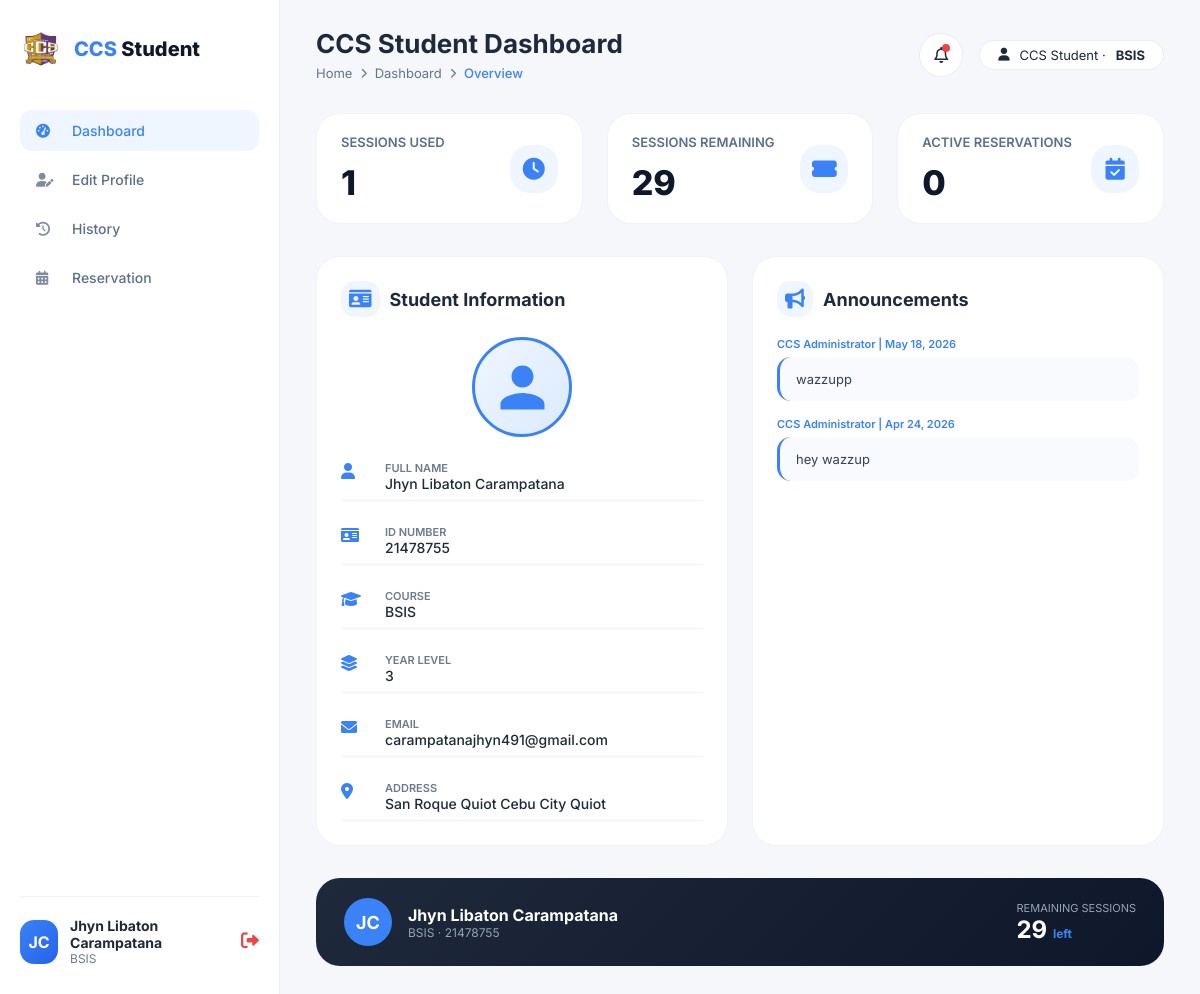
Page /dashboard.php (signed in) on the committed database.
### tables this page shows
CREATE TABLE `students` (
  `id` int(11) NOT NULL,
  `id_number` varchar(20) NOT NULL,
  `first_name` varchar(100) NOT NULL,
  `last_name` varchar(100) DEFAULT '',
  `middle_name` varchar(100) DEFAULT '',
  `year_level` varchar(20) DEFAULT 'Year 1',
  `course` varchar(20) DEFAULT 'BSIT',
  `email` varchar(100) DEFAULT '',
  `address` text DEFAULT '',
  `sessions` int(11) DEFAULT 30,
  `total_points` int(11) DEFAULT 0,
  `profile_pic` varchar(255) DEFAULT '',
  `password` varchar(255) NOT NULL,
  `created_at` timestamp NOT NULL DEFAULT current_timestamp(),
  `course_level` varchar(50) DEFAULT NULL,
  `sessions_used` int(11) DEFAULT 0,
  `sessions_remaining` int(11) DEFAULT 30,
  `total_hours` decimal(10,2) DEFAULT 0.00
);

CREATE TABLE `announcements` (
  `id` int(11) NOT NULL,
  `title` varchar(200) NOT NULL,
  `content` text NOT NULL,
  `status` enum('active','inactive') DEFAULT 'active',
  `created_by` varchar(100) NOT NULL,
  `created_at` timestamp NOT NULL DEFAULT current_timestamp(),
  `updated_at` timestamp NOT NULL DEFAULT current_timestamp() ON UPDATE current_timestamp()
);

### dashboard.php (the view, shortened to what this page needs)
<?php
$conn = new mysqli("localhost", "root", "", "jhyn");
$user_id = $_SESSION['user_id'];
$stmt = $conn->prepare("SELECT * FROM students WHERE id = ?");
$stmt->bind_param("i", $user_id);
$stmt->execute();
$user = $stmt->get_result()->fetch_assoc();
$sessions_total = 30;
$sessions_used = $user['sessions_used'] ?? 0;
$sessions_remaining = $sessions_total - $sessions_used;
$reservation_stmt = $conn->prepare("SELECT COUNT(*) as count FROM reservations WHERE student_id = ? AND status = 'pending'");
$reservation_stmt->bind_param("i", $user_id);
$reservation_stmt->execute();
$active_reservations = $reservation_stmt->get_result()->fetch_assoc()['count'];
$announcement_stmt = $conn->prepare("SELECT * FROM announcements WHERE status = 'active' ORDER BY created_at DESC LIMIT 5");
$announcement_stmt->execute();
$announcements = $announcement_stmt->get_result();
$student_name = htmlspecialchars(trim($user['first_name'] . ' ' . ($user['middle_name'] ?? '') . ' ' . $user['last_name']));
$student_course = htmlspecialchars($user['course'] ?? 'N/A');
$student_year = htmlspecialchars($user['course_level'] ?? 'N/A');
$student_email = htmlspecialchars($user['email'] ?? 'N/A');
$student_address = htmlspecialchars($user['address'] ?? 'N/A');
$profile_pic = htmlspecialchars($user['profile_pic'] ?? '');
$student_id = htmlspecialchars($user['id_number'] ?? 'N/A');
$initials = strtoupper(substr($user['first_name'] ?? '', 0, 1) . substr($user['last_name'] ?? '', 0, 1));
?>
<!DOCTYPE html>
<html lang="en">
<head>
  <link rel="stylesheet" href="https://cdnjs.cloudflare.com/ajax/libs/font-awesome/6.0.0-beta3/css/all.min.css">
</head>
<body>
<div class="sidebar">
  <div class="logo-area">
    <img src="ccslogo2.png" alt="CCS Logo" class="logo-image" onerror="this.onerror=null; this.style.display='none'; document.getElementById('studentFallbackLogo').style.display='flex';">
    <div class="logo-text"><span>CCS</span> Student</div>
  </div>
  <div class="nav-menu">
    <a href="dashboard.php" class="nav-item active"><i class="fas fa-tachometer-alt"></i> Dashboard</a>
    <a href="editProfile.php" class="nav-item"><i class="fas fa-user-edit"></i> Edit Profile</a>
    <a href="history.php" class="nav-item"><i class="fas fa-history"></i> History</a>
    <a href="reservation.php" class="nav-item"><i class="fas fa-calendar-alt"></i> Reservation</a>
  </div>
  <div class="bottom-user">
    <div class="user-avatar"><?php echo $initials; ?></div>
    <div class="user-details">
      <h4><?php echo $student_name; ?></h4>
      <p><?php echo $student_course; ?></p>
    </div>
    <form method="POST" action="logout.php" style="display:inline;">
      <button type="submit" class="logout-icon"><i class="fas fa-sign-out-alt"></i></button>
    </form>
  </div>
</div>
<div class="main-content">
  <div class="top-header">
    <div class="page-breadcrumb">
      <h1>CCS Student Dashboard</h1>
      <div class="breadcrumb-links">
        <span>Home</span> <i class="fas fa-chevron-right"></i> <span>Dashboard</span> <i class="fas fa-chevron-right"></i> <span>Overview</span>
      </div>
    </div>
    <div class="header-actions">
      <div class="notif-btn" id="notifBtn" onclick="toggleNotifications()">
        <i class="far fa-bell"></i>
        <div class="notif-dot" id="notifDot"></div>
      </div>
      <div class="student-chip"><i class="fas fa-user"></i> CCS Student · <strong><?php echo $student_course; ?></strong></div>
    </div>
  </div>
  <div class="stats-row">
    <div class="stat-card">
      <div class="stat-left">
        <div class="stat-title">Sessions Used</div>
        <div class="stat-number"><?php echo $sessions_used; ?></div>
      </div>
      <div class="stat-icon"><i class="fas fa-clock"></i></div>
    </div>
    <div class="stat-card">
      <div class="stat-left">
        <div class="stat-title">Sessions Remaining</div>
        <div class="stat-number"><?php echo $sessions_remaining; ?></div>
      </div>
      <div class="stat-icon"><i class="fas fa-ticket-alt"></i></div>
    </div>
    <div class="stat-card">
      <div class="stat-left">
        <div class="stat-title">Active Reservations</div>
        <div class="stat-number"><?php echo $active_reservations; ?></div>
      </div>
      <div class="stat-icon"><i class="fas fa-calendar-check"></i></div>
    </div>
  </div>
  <div class="mid-row">
    <div class="card">
      <div class="card-header"><i class="fas fa-id-card"></i><h3>Student Information</h3></div>
      <div class="avatar-large">
        <div class="avatar-circle-large">
          <?php if (!empty($profile_pic) && file_exists($profile_pic)): ?>
            <img src="<?= $profile_pic ?>" alt="Profile">
          <?php else: ?>
            <svg viewBox="0 0 24 24"><path d="M12 12c2.7 0 4.8-2.1 4.8-4.8S14.7 2.4 12 2.4 7.2 4.5 7.2 7.2 9.3 12 12 12zm0 2.4c-3.2 0-9.6 1.6-9.6 4.8v2.4h19.2v-2.4c0-3.2-6.4-4.8-9.6-4.8z"/></svg>
          <?php endif; ?>
        </div>
      </div>
      <div class="student-info-row">
        <div class="info-item"><div class="info-icon"><i class="fas fa-user"></i></div><div class="info-content"><div class="info-label">Full Name</div><div class="info-value"><?= $student_name ?></div></div></div>
        <div class="info-item"><div class="info-icon"><i class="fas fa-id-card"></i></div><div class="info-content"><div class="info-label">ID Number</div><div class="info-value"><?= $student_id ?></div></div></div>
        <div class="info-item"><div class="info-icon"><i class="fas fa-graduation-cap"></i></div><div class="info-content"><div class="info-label">Course</div><div class="info-value"><?= $student_course ?></div></div></div>
        <div class="info-item"><div class="info-icon"><i class="fas fa-layer-group"></i></div><div class="info-content"><div class="info-label">Year Level</div><div class="info-value"><?= $student_year ?></div></div></div>
        <div class="info-item"><div class="info-icon"><i class="fas fa-envelope"></i></div><div class="info-content"><div class="info-label">Email</div><div class="info-value"><?= $student_email ?></div></div></div>
        <div class="info-item"><div class="info-icon"><i class="fas fa-map-marker-alt"></i></div><div class="info-content"><div class="info-label">Address</div><div class="info-value"><?= $student_address ?></div></div></div>
      </div>
    </div>
    <div class="card">
      <div class="card-header"><i class="fas fa-bullhorn"></i><h3>Announcements</h3></div>
      <?php if ($announcements && $announcements->num_rows > 0): ?>
        <?php while ($announce = $announcements->fetch_assoc()): ?>
          <div class="announce-meta"><?= htmlspecialchars($announce['created_by']) ?> | <?= date('M j, Y', strtotime($announce['created_at'])) ?></div>
          <div class="announce-box"><?= nl2br(htmlspecialchars($announce['content'])) ?></div>
        <?php endwhile; ?>
      <?php else: ?>
        <div class="announce-meta">CCS Admin | <?= date('M j, Y') ?></div>
        <div class="announce-box">No announcements available at this time.</div>
      <?php endif; ?>
    </div>
  </div>
  <div class="footer-card">
    <div class="footer-info">
      <div class="footer-avatar"><?php echo $initials; ?></div>
      <div class="footer-name">
        <h4><?= $student_name ?></h4>
        <p><?= $student_course ?> · <?= $student_id ?></p>
      </div>
    </div>
    <div class="footer-sessions">
      <div class="label">Remaining Sessions</div>
      <div class="value"><?= $sessions_remaining ?> <span style="font-size:12px;color:#3B82F6;">left</span></div>
    </div>
  </div>
</div>
</body>
</html>

### rows in the picture
students: initials "JC", student_name "Jhyn Libaton Carampatana", course "BSIS", sessions_used "1", sessions_used "29", id_number "21478755", course_level "3", email "carampatanajhyn491@gmail.com", address "San Roque Quiot Cebu City Quiot"
announcements: created_by "CCS Administrator", created_at "May 18, 2026", content "wazzupp"
announcements: created_by "CCS Administrator", created_at "Apr 24, 2026", content "hey wazzup"

### other values in the picture
$active_reservations "0"
